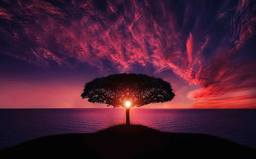
#> input picture image.png, 256 x 159 px, shrunk from 771 x 480 before the run
$ python ENCRYPT.py
#> lines starting #> are read from the running program, lines starting #| are printed output that depends on the picture
import os
from PIL import Image
from random import randint
import numpy
import sys
from pathlib import Path


def upshift(a, index, n):
    col = []
    for j in range(len(a)):
        col.append(a[j][index])
    shiftCol = numpy.roll(col, -n)
    for i in range(len(a)):
        for j in range(len(a[0])):
            if j == index:
                a[i][j] = shiftCol[i]


def downshift(a, index, n):
    col = []
    for j in range(len(a)):
        col.append(a[j][index])
    shiftCol = numpy.roll(col, n)
    for i in range(len(a)):
        for j in range(len(a[0])):
            if j == index:
                a[i][j] = shiftCol[i]


def rotate180(n):
    bits = "{0:b}".format(n)
    return int(bits[::-1], 2)


# loading image from a directory
im = Image.open(os.path.join( Path().absolute() , "image.png"))
#> im is the input picture: PIL image 256x159 RGB; mean R, G, B 73.8, 30.3, 51.4

pix = im.load()  # converting image to pixels as python object


# Obtaining the RGB matrices
r = []
g = []
b = []
for i in range(im.size[0]):
    r.append([])
    g.append([])
    b.append([])
    for j in range(im.size[1]):
        rgbPerPixel = pix[i,j]
        r[i].append(rgbPerPixel[0])
        g[i].append(rgbPerPixel[1])
        b[i].append(rgbPerPixel[2])
#> after the loop, b = 256 items; g = 256 items; r = 256 items

# M x N image matrix
m = im.size[0]  # rows
#> m = 256
n = im.size[1]  # columns
#> n = 159


# Vectors Kr and Kc
alpha = 8
Kr = [randint(0, pow(2, alpha) - 1) for i in range(m)]
Kc = [randint(0, pow(2, alpha) - 1) for i in range(n)]

# maximum number of iterations
ITER_MAX = int(input("Enter value of ITER_MAX: "))
#> the answer given: 3

# print("Vector Kr : ", Kr)
# print("Vector Kc : ", Kc)

# key for encryption written into the file keys.txt
f = open("keys.txt", "w+")
f.write("Vector Kr :\n")
for a in Kr:
    f.write(str(a) + "\n")
f.write("Vector Kc :\n")
for a in Kc:
    f.write(str(a) + "\n")
f.write("ITER_MAX :\n")
f.write(str(ITER_MAX) + "\n")

print("Kr and Kc printed to file")

for iterations in range(ITER_MAX):
    # For each row
    for i in range(m):
        rTotalSum = sum(r[i])  # sum of each array present in r[][]
        gTotalSum = sum(g[i])
        bTotalSum = sum(b[i])
        # modulo of sum of each r,g,b
        rModulus = rTotalSum % 2
        gModulus = gTotalSum % 2
        bModulus = bTotalSum % 2

        if rModulus == 0:
            # right circular shift according to Kr
            r[i] = numpy.roll(r[i], Kr[i])
        else:
            # left circular shit according to Kr
            r[i] = numpy.roll(r[i], -Kr[i])
        if gModulus == 0:
            g[i] = numpy.roll(g[i], Kr[i])
        else:
            g[i] = numpy.roll(g[i], -Kr[i])
        if bModulus == 0:
            b[i] = numpy.roll(b[i], Kr[i])
        else:
            b[i] = numpy.roll(b[i], -Kr[i])
    # For each column
    for i in range(n):
        rTotalSum = 0
        gTotalSum = 0
        bTotalSum = 0
        for j in range(m):
            rTotalSum += r[j][i]
            gTotalSum += g[j][i]
            bTotalSum += b[j][i]
        rModulus = rTotalSum % 2
        gModulus = gTotalSum % 2
        bModulus = bTotalSum % 2
        if rModulus == 0:
            upshift(r, i, Kc[i])
        else:
            downshift(r, i, Kc[i])
        if gModulus == 0:
            upshift(g, i, Kc[i])
        else:
            downshift(g, i, Kc[i])
        if bModulus == 0:
            upshift(b, i, Kc[i])
        else:
            downshift(b, i, Kc[i])

    # For each row
    for i in range(m):
        for j in range(n):
            if i % 2 == 1:
                r[i][j] = r[i][j] ^ Kc[j]
                g[i][j] = g[i][j] ^ Kc[j]
                b[i][j] = b[i][j] ^ Kc[j]
            else:
                r[i][j] = r[i][j] ^ rotate180(Kc[j])
                g[i][j] = g[i][j] ^ rotate180(Kc[j])
                b[i][j] = b[i][j] ^ rotate180(Kc[j])

    # For each column
    for j in range(n):
        for i in range(m):
            if j % 2 == 0:
                r[i][j] = r[i][j] ^ Kr[i]
                g[i][j] = g[i][j] ^ Kr[i]
                b[i][j] = b[i][j] ^ Kr[i]
            else:
                r[i][j] = r[i][j] ^ rotate180(Kr[i])
                g[i][j] = g[i][j] ^ rotate180(Kr[i])
                b[i][j] = b[i][j] ^ rotate180(Kr[i])


for i in range(m):
    for j in range(n):
        pix[i, j] = (r[i][j], g[i][j], b[i][j])
im.save( str(Path().absolute())+"\\encrypted.PNG")
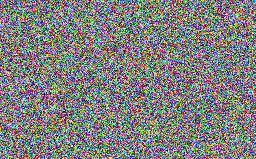
#> saved as encrypted.PNG: PIL image 256x159 RGB; mean R, G, B 127.4, 127.5, 126.9
print("Success")
